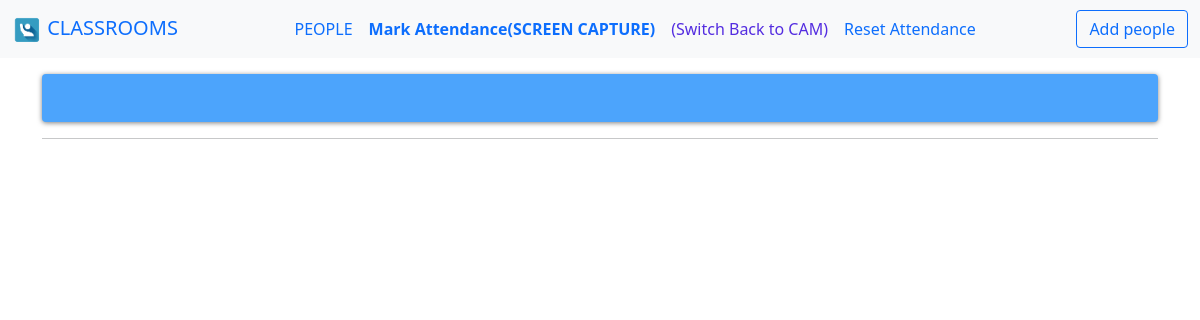
Page /3/classinfo_s on the earlier database version.
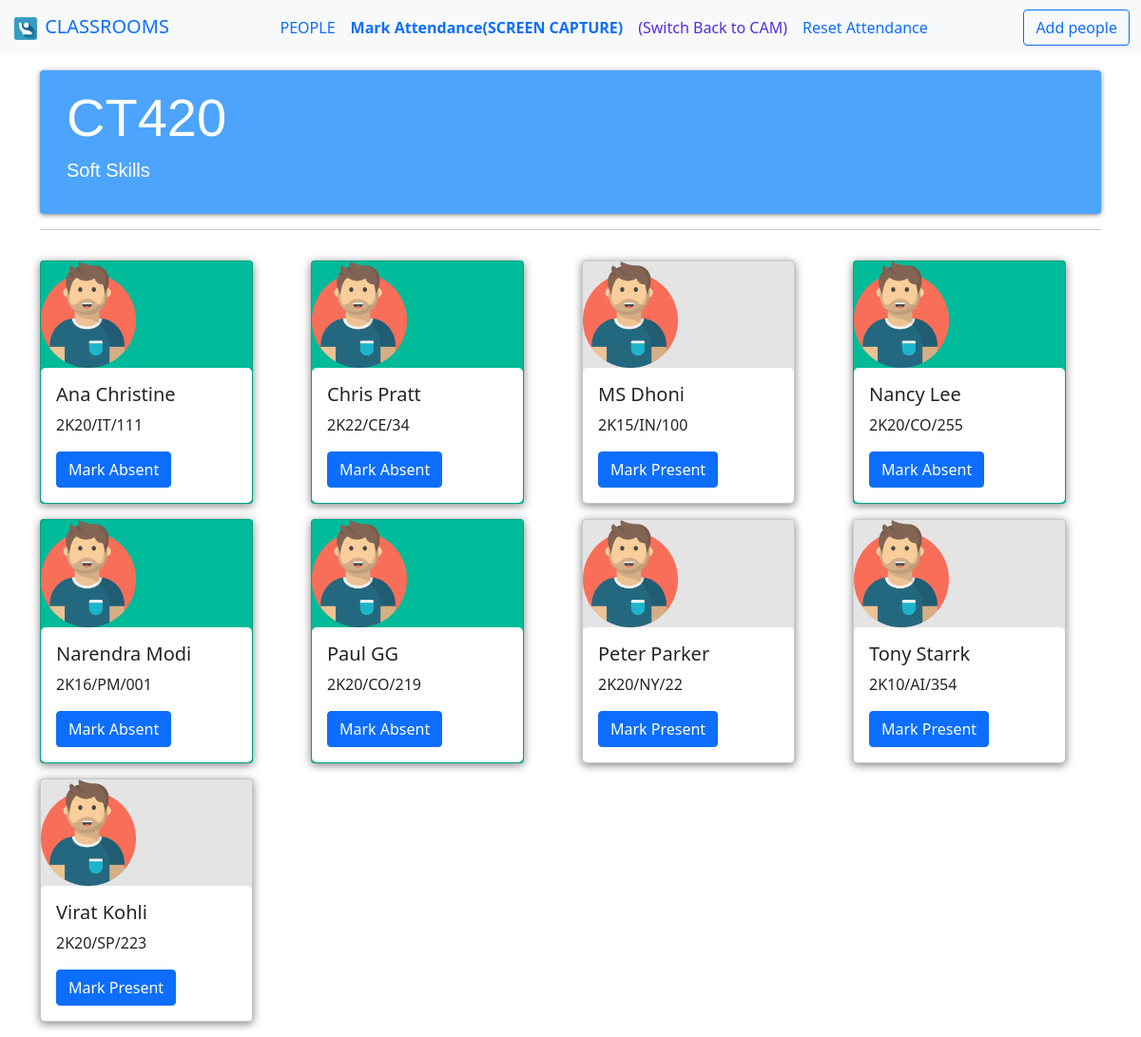
Same page on the later database version.
### project/model.py (models this page shows, shortened)
class Allclasses(db.Model):
    id = db.Column(db.Integer(), primary_key=True)
    class_name = db.Column(db.String(length=50), nullable=False, unique=True)
    class_subject = db.Column(db.String(length=50), nullable=False)

class Student(db.Model):
    std_id = db.Column(db.Integer(), primary_key=True)
    std_name = db.Column(db.String(length=50), nullable=False)
    std_rollno = db.Column(db.String(length=50), nullable=False, unique=True)
    std_img = db.Column(db.BLOB, nullable=False)
    std_class = db.Column(db.Integer(), nullable=False)
    std_attendance = db.Column(db.Integer(), default=0)

### project/route.py (the view)
@app.route('/<classid>/classinfo_s')
def info_page_sc(classid) :
    class_id = classid
    classinfo = Allclasses.query.filter_by(id=class_id).first()
    people = Student.query.filter_by(std_class=class_id)
    return render_template('switch_to_screen.html',class_id=class_id ,people = people, classinfo = classinfo)

### project/templates/switch_to_screen.html
{% extends 'info.html' %}
{% block content %}
    <a class="nav-link active" aria-current="page" href="{{url_for('class_screen', classid=class_id)}}"> <b>Mark Attendance(SCREEN CAPTURE)</b> </a>
    <a class="nav-link active" style="color: #542de0" aria-current="page" href="{{url_for('info_page', classid=class_id)}}">(Switch Back to CAM)</a>
{% endblock %}

### project/templates/info.html (shortened to what this page needs)
<!doctype html>
<html lang="en">
   <head>
      <link rel="stylesheet" href="{{url_for('static', filename='css/capture.css')}}"/>
      <link href="https://cdn.jsdelivr.net/npm/bootstrap@5.0.2/dist/css/bootstrap.min.css" rel="stylesheet">
   </head>
   <body>
      <nav class="navbar navbar-expand-lg bg-light">
        <div class="container-fluid ">
          <a class="navbar-brand" href="{{url_for('classrooms_page')}}">
            <img src="/static/images/logo.jpg" alt="" width="30" height="30" class="d-inline-block">
            CLASSROOMS
          </a>
          <div class="navbar-nav">
            <a class="nav-link" style="font: weight 600px; ;" href="{{url_for('info_page', classid=class_id)}}">PEOPLE</a>
                {% block content %}
                {% endblock %}
            <a href="{{url_for('reset_attendance', class_id=class_id)}}" class="nav-link active">Reset Attendance</a>
          </div>
          <a href="{{url_for('addstudent_page', std_class=class_id)}}" class="btn btn-outline-primary">Add people</a>
        </div>
      </nav>
      <div class="container my-3">
        <div class="banner" style="box-shadow: 0px 1px 5px rgba(0,0,0,0.5);">
          <div class="banner__content">
            <div class="banner__text">
              <div class="jumbotron jumbotron-fluid">
                <div class="container">
                  <h1 class="display-4">{{classinfo.class_name}}</h1>
                  <p class="lead">{{classinfo.class_subject}}</p>
                </div>
              </div>
            </div>
          </div>
        </div>
      </div>
      <div class="container">
        <hr>
          <div class="row gy-3 my-3">
            {% for std in people %}
              {% if std.std_attendance==1 %}
                <div class="col-sm-6 col-md-2 col-lg-3">
                  <div class="card" style="width: 14rem; background-color: #00bb99; box-shadow: 0px 2px 10px rgba(0,0,0,0.5);">
                    <img src="/static/images/Personal.png" width="100px" class="card-image-top" alt="image">
                      <div class="card-body" style="border-radius: 5px; background-color: white;">
                        <h5 class="card-title">{{std.std_name}}</h5>
                        <p class="card-text">{{std.std_rollno}}</p>
                        <a href="{{url_for('mark_absent', std_id=std.std_id)}}" class="btn btn-primary">Mark Absent</a>
                      </div>
                    </div>
                </div>
              {% else %}
              <div class="col-sm-6 col-md-2 col-lg-3">
                <div class="card" style="width: 14rem; background-color: #e4e4e4; box-shadow: 0px 2px 10px rgba(0,0,0,0.5);">
                  <img src="/static/images/Personal.png" width="100px" class="card-image-top" alt="image">
                    <div class="card-body" style="border-radius: 5px; background-color: white;">
                      <h5 class="card-title">{{std.std_name}}</h5>
                      <p class="card-text">{{std.std_rollno}}</p>
                      <a href="{{url_for('mark_present', std_id=std.std_id)}}" class="btn btn-primary">Mark Present</a>
                    </div>
                  </div>
              </div>
              {% endif %}
            {% endfor %}
          </div>
      </div>
    </body>
</html>

Differences in the rows shown:
added Allclasses: class_name "CT420", class_subject "Soft Skills"
added Student: std_attendance 1 (drawn), std_name "Ana Christine", std_rollno "2K20/IT/111"
added Student: std_attendance 1 (drawn), std_name "Chris Pratt", std_rollno "2K22/CE/34"
added Student: std_attendance 0 (drawn), std_name "MS Dhoni", std_rollno "2K15/IN/100"
added Student: std_attendance 1 (drawn), std_name "Nancy Lee", std_rollno "2K20/CO/255"
added Student: std_attendance 1 (drawn), std_name "Narendra Modi", std_rollno "2K16/PM/001"
added Student: std_attendance 1 (drawn), std_name "Paul GG", std_rollno "2K20/CO/219"
added Student: std_attendance 0 (drawn), std_name "Peter Parker", std_rollno "2K20/NY/22"
added Student: std_attendance 0 (drawn), std_name "Tony Starrk", std_rollno "2K10/AI/354"
added Student: std_attendance 0 (drawn), std_name "Virat Kohli", std_rollno "2K20/SP/223"
